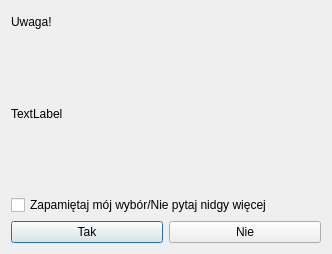
<?xml version="1.0" encoding="UTF-8"?>
<ui version="4.0">
 <class>Question</class>
 <widget class="QDialog" name="Question">
  <property name="geometry">
   <rect>
    <x>0</x>
    <y>0</y>
    <width>332</width>
    <height>254</height>
   </rect>
  </property>
  <property name="windowTitle">
   <string>Dialog</string>
  </property>
  <layout class="QGridLayout" name="gridLayout">
   <item row="0" column="0">
    <layout class="QVBoxLayout" name="verticalLayout_2">
     <item>
      <widget class="QLabel" name="label_2">
       <property name="text">
        <string>Uwaga!</string>
       </property>
      </widget>
     </item>
     <item>
      <widget class="QLabel" name="label">
       <property name="minimumSize">
        <size>
         <width>300</width>
         <height>150</height>
        </size>
       </property>
       <property name="text">
        <string>TextLabel</string>
       </property>
      </widget>
     </item>
    </layout>
   </item>
   <item row="1" column="0">
    <layout class="QVBoxLayout" name="verticalLayout">
     <item>
      <widget class="QCheckBox" name="checkBox">
       <property name="text">
        <string>Zapamiętaj mój wybór/Nie pytaj nidgy więcej</string>
       </property>
      </widget>
     </item>
     <item>
      <layout class="QHBoxLayout" name="horizontalLayout">
       <item>
        <widget class="QPushButton" name="pushButton">
         <property name="text">
          <string>Tak</string>
         </property>
        </widget>
       </item>
       <item>
        <widget class="QPushButton" name="pushButton_2">
         <property name="text">
          <string>Nie</string>
         </property>
        </widget>
       </item>
      </layout>
     </item>
    </layout>
   </item>
  </layout>
 </widget>
 <resources/>
 <connections/>
</ui>
